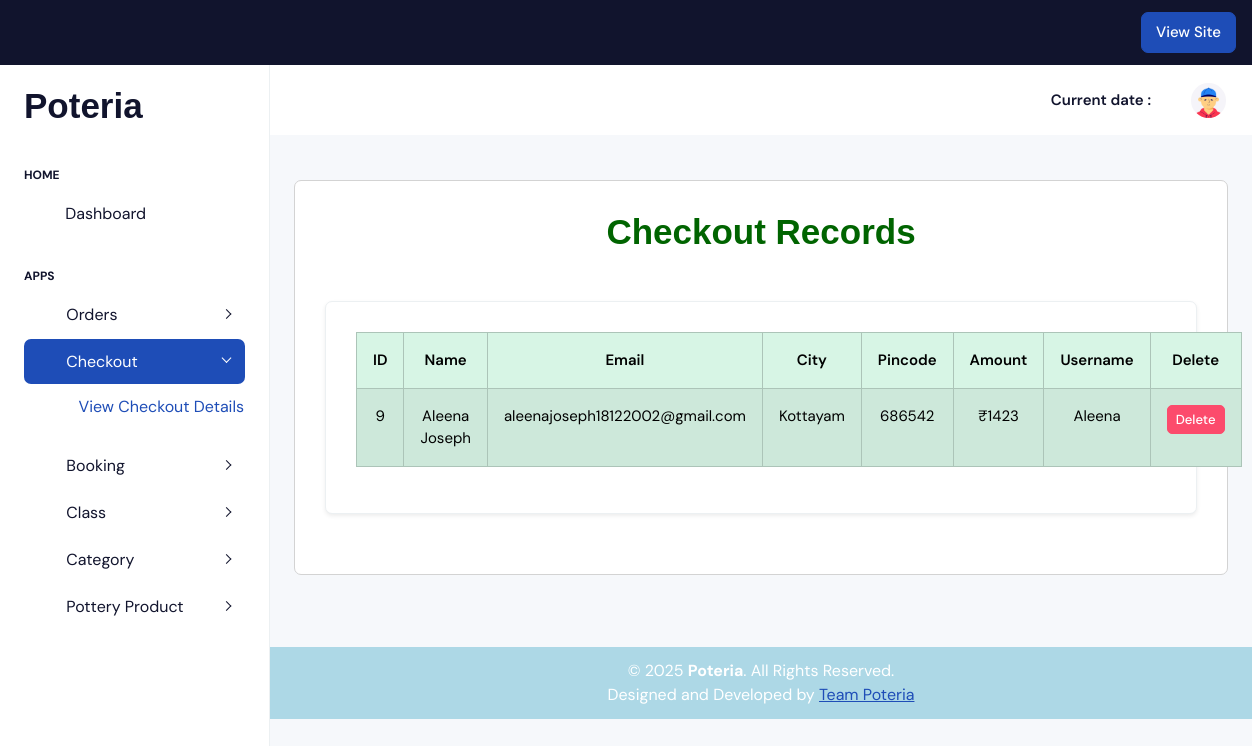
Before: /editcheckout/ with the older database file.
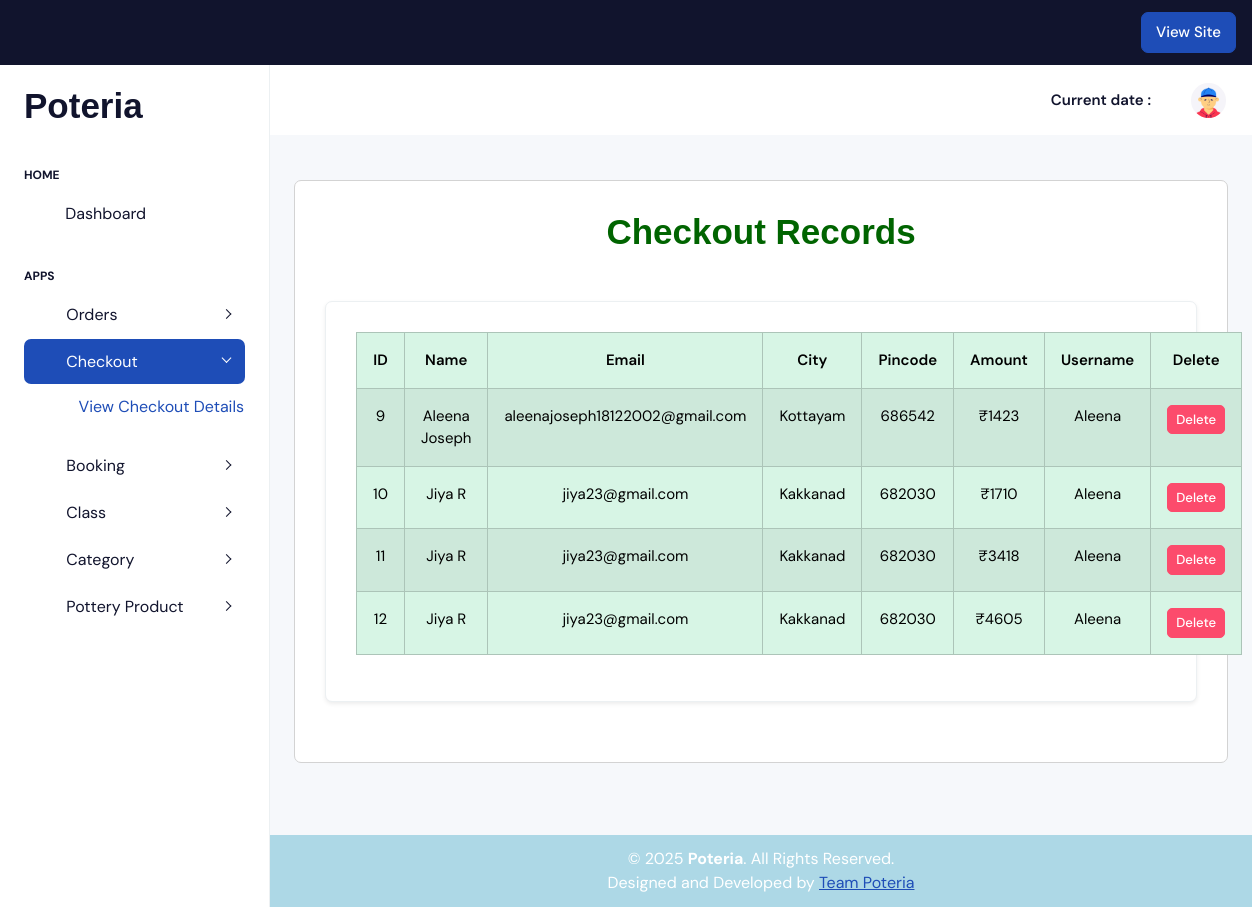
After: the same page with the newer database file.
### webapp/models.py (models this page shows, shortened)
class Checkoutdb(models.Model):
    Fullame = models.CharField(max_length=30, null=True, blank=True)
    Email = models.EmailField(max_length=30, null=True, blank=True)
    Address = models.CharField(max_length=30, null=True, blank=True)
    City = models.CharField(max_length=30, null=True, blank=True)
    Pincode = models.IntegerField(null=True, blank=True)
    Total_amount = models.IntegerField(null=True, blank=True)
    Checkout_Username = models.CharField(max_length=30, null=True, blank=True)

### Myapp/views.py (the view)
# urls.py: path('editcheckout/', views.editcheckout, name="editcheckout"),
def editcheckout(request):
    data = Checkoutdb.objects.all()
    return render(request, "checkoutdisplay.html", {'data': data})

### Myapp/templates/checkoutdisplay.html
{% extends 'index.html' %}
{% block content %}
<div class="container-fluid" style="margin:0px; padding:0px;">
    <div class="card mb-5" style="width:auto; margin:0px; border:1px solid lightgrey; height:auto; ">
        <div class="card-body">
            <h1 class="text-center mb-5" style="color:darkgreen; font-size:35px; font-weight:bold; font-family:Arial;">
                Checkout Records</h1>
            <div class="card shadow-sm">
                <div class="card-body">
                    <table class="table table-bordered table-striped text-center table-success ">
                        <thead>
                        <tr>
                            <th>ID</th>
                            <th>Name</th>
                            <th>Email</th>
                            <th>City</th>
                            <th>Pincode</th>
                            <th>Amount</th>
                            <th>Username</th>
                            <th>Delete</th>
                        </tr>
                        </thead>
                        <tbody>
                        {% for i in data %}
                        <tr>
                            <td>{{ i.id }}</td>
                            <td>{{ i.Fullame }}</td>
                            <td>{{ i.Email }}</td>
                            <td>{{ i.City }}</td>
                            <td>{{ i.Pincode }}</td>
                            <td>₹{{ i.Total_amount }}</td>
                            <td>{{ i.Checkout_Username }}</td>
                            <td>
                                <a href="{% url 'deletecheckout' d_id=i.id %}"
                                   class="btn btn-danger btn-sm"
                                   onclick="return confirm('Are you sure you want to delete this checkout entry?');">
                                    Delete
                                </a>
                            </td>
                        </tr>
                        {% empty %}
                        <tr>
                            <td colspan="8" class="text-muted">No checkout records found.</td>
                        </tr>
                        {% endfor %}
                        </tbody>
                    </table>
                </div>
            </div>
        </div>
    </div>
</div>
{% endblock %}

Changed rows visible on the page:
added Checkoutdb: id "10", Fullame "Jiya R", Email "jiya23@gmail.com", City "Kakkanad", Pincode "682030", Total_amount "1710", Checkout_Username "Aleena"
added Checkoutdb: id "11", Fullame "Jiya R", Email "jiya23@gmail.com", City "Kakkanad", Pincode "682030", Total_amount "3418", Checkout_Username "Aleena"
added Checkoutdb: id "12", Fullame "Jiya R", Email "jiya23@gmail.com", City "Kakkanad", Pincode "682030", Total_amount "4605", Checkout_Username "Aleena"
